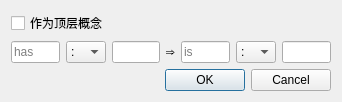
<?xml version="1.0" encoding="UTF-8"?>
<ui version="4.0">
 <class>PhenAddDialog</class>
 <widget class="QDialog" name="PhenAddDialog">
  <property name="geometry">
   <rect>
    <x>0</x>
    <y>0</y>
    <width>342</width>
    <height>95</height>
   </rect>
  </property>
  <property name="windowTitle">
   <string>Dialog</string>
  </property>
  <layout class="QVBoxLayout" name="verticalLayout">
   <item>
    <widget class="QCheckBox" name="topLevelCheckBox">
     <property name="text">
      <string>作为顶层概念</string>
     </property>
    </widget>
   </item>
   <item>
    <layout class="QHBoxLayout" name="horizontalLayout_8">
     <item>
      <widget class="QLineEdit" name="fLineEdit_3">
       <property name="toolTip">
        <string>修饰过程存在</string>
       </property>
       <property name="placeholderText">
        <string>has</string>
       </property>
      </widget>
     </item>
     <item>
      <widget class="QComboBox" name="atFlag1">
       <property name="enabled">
        <bool>true</bool>
       </property>
       <property name="sizePolicy">
        <sizepolicy hsizetype="Fixed" vsizetype="Fixed">
         <horstretch>0</horstretch>
         <verstretch>0</verstretch>
        </sizepolicy>
       </property>
       <property name="maximumSize">
        <size>
         <width>40</width>
         <height>16777215</height>
        </size>
       </property>
       <item>
        <property name="text">
         <string>:</string>
        </property>
       </item>
       <item>
        <property name="text">
         <string>@</string>
        </property>
       </item>
      </widget>
     </item>
     <item>
      <widget class="QLineEdit" name="xLineEdit_3">
       <property name="toolTip">
        <string>中心存在</string>
       </property>
      </widget>
     </item>
     <item>
      <widget class="QLabel" name="label_13">
       <property name="text">
        <string>⇒</string>
       </property>
      </widget>
     </item>
     <item>
      <widget class="QLineEdit" name="rLineEdit_3">
       <property name="sizePolicy">
        <sizepolicy hsizetype="Preferred" vsizetype="Fixed">
         <horstretch>0</horstretch>
         <verstretch>0</verstretch>
        </sizepolicy>
       </property>
       <property name="toolTip">
        <string>关系过程存在</string>
       </property>
       <property name="placeholderText">
        <string>is</string>
       </property>
      </widget>
     </item>
     <item>
      <widget class="QComboBox" name="atFlag2">
       <property name="sizePolicy">
        <sizepolicy hsizetype="Fixed" vsizetype="Fixed">
         <horstretch>0</horstretch>
         <verstretch>0</verstretch>
        </sizepolicy>
       </property>
       <property name="maximumSize">
        <size>
         <width>40</width>
         <height>16777215</height>
        </size>
       </property>
       <item>
        <property name="text">
         <string>:</string>
        </property>
       </item>
       <item>
        <property name="text">
         <string>@</string>
        </property>
       </item>
      </widget>
     </item>
     <item>
      <widget class="QLineEdit" name="mLineEdit_3">
       <property name="toolTip">
        <string>关系注入存在</string>
       </property>
      </widget>
     </item>
     <item>
      <spacer name="horizontalSpacer_3">
       <property name="orientation">
        <enum>Qt::Orientation::Horizontal</enum>
       </property>
       <property name="sizeHint" stdset="0">
        <size>
         <width>40</width>
         <height>20</height>
        </size>
       </property>
      </spacer>
     </item>
    </layout>
   </item>
   <item>
    <widget class="QDialogButtonBox" name="buttonBox">
     <property name="orientation">
      <enum>Qt::Orientation::Horizontal</enum>
     </property>
     <property name="standardButtons">
      <set>QDialogButtonBox::StandardButton::Cancel|QDialogButtonBox::StandardButton::Ok</set>
     </property>
    </widget>
   </item>
  </layout>
 </widget>
 <resources/>
 <connections>
  <connection>
   <sender>buttonBox</sender>
   <signal>accepted()</signal>
   <receiver>PhenAddDialog</receiver>
   <slot>accept()</slot>
   <hints>
    <hint type="sourcelabel">
     <x>248</x>
     <y>254</y>
    </hint>
    <hint type="destinationlabel">
     <x>157</x>
     <y>274</y>
    </hint>
   </hints>
  </connection>
  <connection>
   <sender>buttonBox</sender>
   <signal>rejected()</signal>
   <receiver>PhenAddDialog</receiver>
   <slot>reject()</slot>
   <hints>
    <hint type="sourcelabel">
     <x>316</x>
     <y>260</y>
    </hint>
    <hint type="destinationlabel">
     <x>286</x>
     <y>274</y>
    </hint>
   </hints>
  </connection>
 </connections>
</ui>
